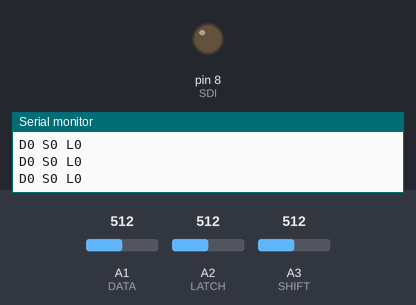
A sketch run on a simulated Arduino Uno, built with avr-gcc and run on an emulated ATmega328P. On the bench: output pins drawn as LEDs (lit = HIGH), the last lines printed to the serial monitor. Inputs (shaded band) come from the test bench; at power-on: A1 (DATA) = 512, A2 (LATCH) = 512, A3 (SHIFT) = 512.

Above: at 1.2 s.
1.3 s: A1 (DATA) set to 0
At 2.5 s:
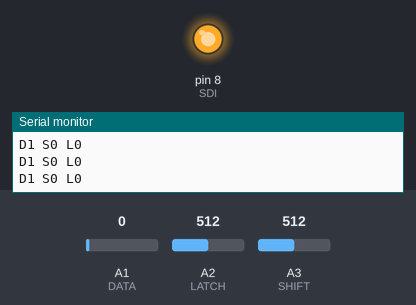
2.8 s: A1 (DATA) set to 122
At 4.3 s:
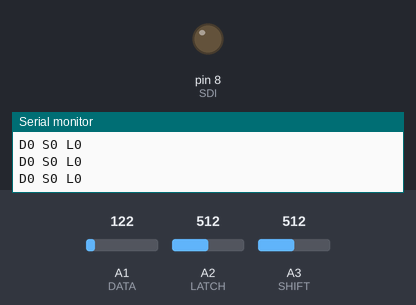
Timing chart, 0 to 5.8 s (numbered marks = the images above; inputs shaded):
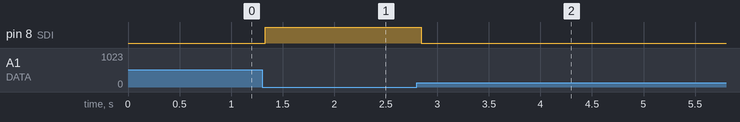

Measured:
- after the input at 1.3 s, pin 8 (SDI): LOW → HIGH at once
- after the input at 2.8 s, pin 8 (SDI): HIGH → LOW at once

The sketch:

7SegmentMitTaster.ino
```cpp
/* *******************************************************************************
Einstelliger Wert (0-6) ueber shiftOut an 7-Segment-Anzeige ausgegeben
*******************************************************************************/


/* Verbindung zwischen Arduino und Shift-Register */
#define SDI      8
#define SFTCLK   7
#define LCHCLK   4

// Array zur Anzeige der Ziffern 0 to 9 am MFS (active_low, LSB-FIRST)
//const byte NUMBER[] = {0x03, 0x9F, 0x25, 0x0D, 0x99, 0x49, 0x41, 0x1F, 0x01, 0x09};  //LSBFIRST
// Array zur Anzeige der Ziffern 0 to 9 am MFS (active_high, LSB-FIRST)

//ACHTUNG: Shift-Reihenfolgen: H G F E D C B A !!!

void setup ()
{
  Serial.begin(9600);
  pinMode(LCHCLK, OUTPUT);
  pinMode(SFTCLK, OUTPUT);
  pinMode(SDI,    OUTPUT);
  pinMode(A1,INPUT);  //DATA
  pinMode(A2,INPUT);  //LATCH
  pinMode(A3,INPUT);  //SHIFT
}

void loop()
{
  // anzeigewert am 7-Segment-Display des MFS anzeigen
  if(analogRead(A1)==0)
  {
    digitalWrite(SDI, HIGH);
    Serial.print("D1");
    delay(20);                                          //you can see the multiplex effect  flimmering display
  }
  else
  {
    digitalWrite(SDI, LOW);
    Serial.print("D0");
    delay(20);                                          //you can see the multiplex effect  flimmering display
  }

  if(analogRead(A3)==0)
  {
    digitalWrite(SFTCLK, HIGH);
    Serial.print(" S1");
    delay(20);                                          //you can see the multiplex effect  flimmering display
  }
  else
  {
    digitalWrite(SFTCLK, LOW);
    Serial.print(" S0");
    delay(20);                                          //you can see the multiplex effect  flimmering display
  }

  if(analogRead(A2)==0)
  {
    digitalWrite(LCHCLK, HIGH);
    Serial.print(" L1");
    delay(20);                                          //you can see the multiplex effect  flimmering display
  }
  else
  {
    digitalWrite(LCHCLK, LOW);
    Serial.print(" L0");
    delay(20);                                          //you can see the multiplex effect  flimmering display
  }
  Serial.println(" ");                                        //you can see the multiplex effect  flimmering display
}
```
